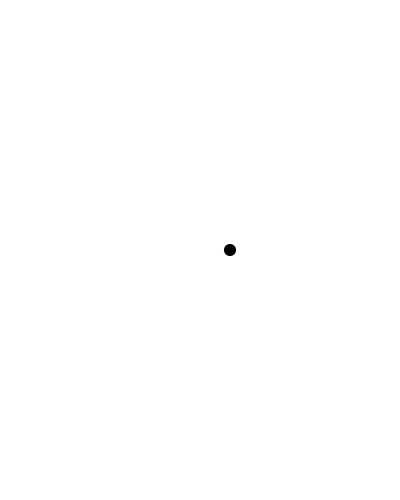
Frame 1 (no input)
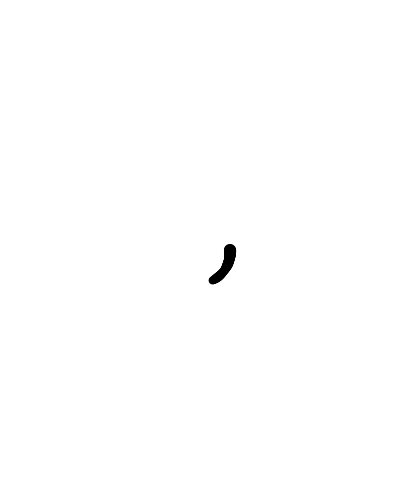
Frame 60 (the mouse pressed at the canvas centre just before this capture)
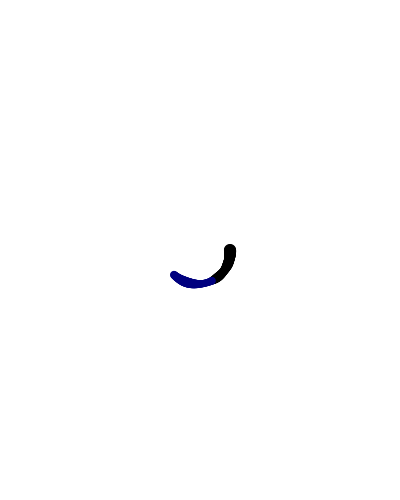
Frame 120 (the mouse held since frame 60 and released just before this capture)

The Processing sketch that drew these frames (run headless with seeded random() and noise(); from frame 60 on, the mouse is pressed at the canvas centre):

// Processing sketch: HomeWork8_Spiral
// ── HomeWork8_Spiral.pde
void setup() {
  size(400, 500);
  background(255);
}
//All my declarations 
float theta =0; 
float r =30;
float x;
float y; 
float ran =0.0;
float a = 20;
float t;

void draw() {
  
  //the variable q is a noise function with the argument t
  float q = noise(t)*a;

  //float b = map(r, 0, height, 20, 255);
  //float g = map(r, 0, width/2, 10, 255);

 float p = map(mouseX,0,width, 0, 255); 
 //x and y are increasinly incrementing, which enables the ellipse to grow
  x = r*cos(theta);
  y = r*sin(theta);

 fill(0,0,p);
  noStroke();
  ellipseMode(CENTER); 


  ellipse(x + width/2, y + height/2, q, q); 


  theta+=0.02;
  r+=0.05;
  t+=0.01;
  
  //println(g);
  //println(b);
}
